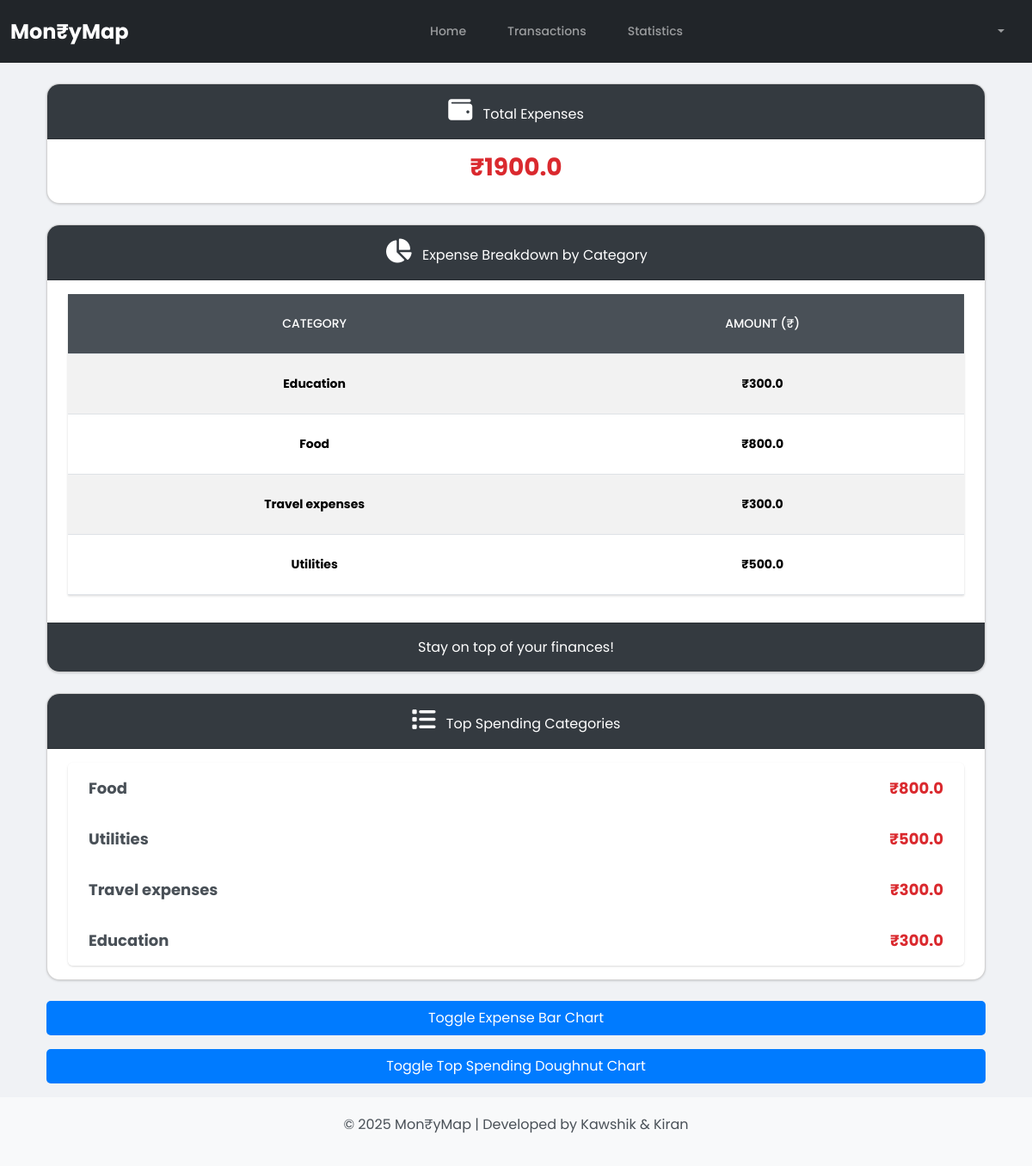
Screenshot of /statistics (signed in) with the database file from the repository.
### tables this page shows
CREATE TABLE transactions (
            id INTEGER PRIMARY KEY AUTOINCREMENT,
            user_id INTEGER NOT NULL,
            amount REAL NOT NULL,
            category TEXT NOT NULL,
            date TEXT NOT NULL,
            description TEXT,
            payment_method TEXT NOT NULL,
            FOREIGN KEY (user_id) REFERENCES users (id)
        );

### app.py (the view)
@app.route('/statistics')
def statistics():
    user_id = session.get('user_id')  # Assuming you store user ID in the session
    if user_id:
        conn = sqlite3.connect(DATABASE)
        c = conn.cursor()
        c.execute("SELECT SUM(amount) FROM transactions WHERE user_id = ?", (user_id,))
        total_expenses_result = c.fetchone()
        total_expenses = total_expenses_result[0] if total_expenses_result else 0
        c.execute("SELECT category, SUM(amount) FROM transactions WHERE user_id = ? GROUP BY category", (user_id,))
        expense_by_category_result = c.fetchall()
        expense_by_category = dict(expense_by_category_result) if expense_by_category_result else {}
        c.execute("SELECT category, SUM(amount) FROM transactions WHERE user_id = ? GROUP BY category ORDER BY SUM(amount) DESC LIMIT 5", (user_id,))
        top_spending_categories_result = c.fetchall()
        top_spending_categories = dict(top_spending_categories_result) if top_spending_categories_result else {}
        conn.close()
        return render_template('statistics.html', total_expenses=total_expenses, expense_by_category=expense_by_category,
                               top_spending_categories=top_spending_categories)
    else:
        return redirect(url_for('login'))

### templates/statistics.html (shortened to what this page needs)
{% extends 'base.html' %}
{% block content %}
<div class="container mt-4">
    <div class="card mb-4">
        <div class="card-header">
            <i class="fas fa-wallet icon"></i> Total Expenses
        </div>
        <div class="card-body text-center">
            <h3 class="fw-bold text-danger">₹{{ total_expenses }}</h3>
        </div>
    </div>
    <div class="card mb-4">
        <div class="card-header">
            <i class="fas fa-chart-pie icon"></i> Expense Breakdown by Category
        </div>
        <div class="card-body">
            <table class="table table-striped table-hover">
                <thead>
                    <tr>
                        <th>Category</th>
                        <th>Amount (₹)</th>
                    </tr>
                </thead>
                <tbody>
                    {% for category, amount in expense_by_category.items() %}
                    <tr>
                        <td>{{ category }}</td>
                        <td>₹{{ amount }}</td>
                    </tr>
                    {% endfor %}
                </tbody>
            </table>
        </div>
        <div class="card-footer">
            Stay on top of your finances!
        </div>
    </div>
    <div class="card mb-4">
        <div class="card-header">
            <i class="fas fa-list icon"></i> Top Spending Categories
        </div>
        <div class="card-body">
            <ul class="list-group">
                {% for category, amount in top_spending_categories.items() %}
                <li class="list-group-item">
                    <span>{{ category }}</span>
                    <span class="text-danger">₹{{ amount }}</span>
                </li>
                {% endfor %}
            </ul>
        </div>
    </div>
    <button class="btn-chart" onclick="toggleChart('expenseBarChartContainer')">Toggle Expense Bar Chart</button>
    <button class="btn-chart" onclick="toggleChart('topSpendingCategoriesDoughnutChartContainer')">Toggle Top Spending Doughnut Chart</button>
</div>
{% endblock %}

### templates/base.html (style rules this page uses)
* { font-family: 'Poppins', sans-serif; }
body { display: flex; flex-direction: column; min-height: 100vh; }
.container { flex: 1; }

### templates/statistics.html (style rules this page uses)
body { background-color: #f0f2f5; font-family: 'Arial', sans-serif; }
.card { border-radius: 15px; transition: all 0.3s ease; overflow: hidden; }
.card-header, .card-footer { background-color: #343a40; color: white; padding: 1rem; text-align: center; }
.icon { font-size: 28px; margin-right: 8px; }
.list-group-item { font-size: 18px; font-weight: bold; display: flex; justify-content: space-between; border: none; padding: 1rem 1.5rem; transition: background-color 0.2s; }
.table th, .table td { padding: 1.5rem; text-align: center; vertical-align: middle; }
.table th { background-color: #495057; color: white; }
.table td { font-weight: bold; }
.text-danger { color: #dc3545; }
.btn-chart { display: block; width: 100%; text-align: center; padding: 0.5rem 0; margin-bottom: 1rem; background-color: #007bff; color: white; border: none; border-radius: 5px; cursor: pointer; transition: background-color 0.3s; }

### rows the page displays
transactions: category "Education", amount "300.0"
transactions: category "Travel expenses", amount "300.0"
transactions: category "Utilities", amount "500.0"

### other values shown
{{ total_expenses }} "1900.0"
{{ category }} "Food"
{{ amount }} "800.0"
